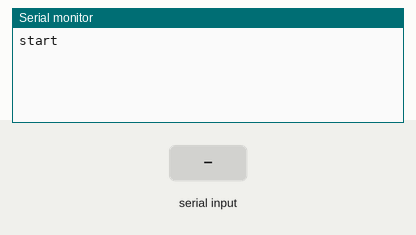
This sketch was run on a simulated Arduino Uno, built with avr-gcc and run on an emulated ATmega328P. Shown: the last lines printed to the serial monitor. The inputs (shaded band) are chosen by the test bench.

Above: at 1.2 s.
1.3 s: "1" received over the second serial link
At 2.5 s:
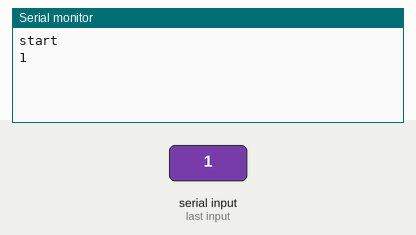
2.8 s: "0" received over the second serial link
At 3.9 s:
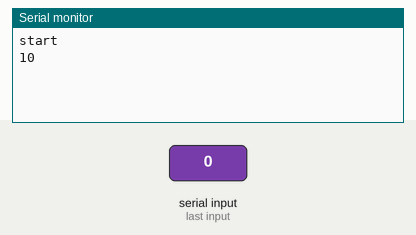

The sketch:

Bluetooth_LED.ino
```cpp
#include <SoftwareSerial.h>

SoftwareSerial myBlue(2, 3);

void setup() {
  Serial.begin(9600);
  myBlue.begin(9600);
  Serial.println("start");

}

void loop() {
  if(myBlue.available())
    Serial.write(myBlue.read());
  if(Serial.available())
    myBlue.write(Serial.read());
}
```

Measured:
- after the input at 1.3 s, the serial monitor: prints a new line at once (image 1)
- after the input at 2.8 s, the serial monitor: prints a new line at once (image 2)
